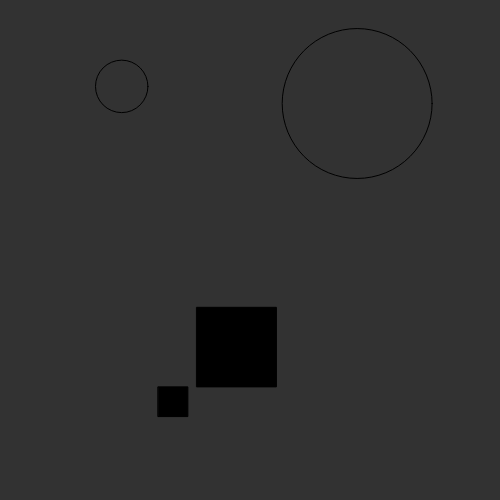
Frame 1 (no input)
Frame 60 (no input): identical to frame 1, image omitted
Frame 120 (the mouse pressed at the canvas centre since frame 60): identical to frame 1, image omitted

The p5.js sketch that drew this single still picture (run headless with seeded random() and noise() and a simulated clock; from frame 60 on, the mouse is pressed at the canvas centre):

// p5.js sketch
// ── sketch.js
// Ray Casting and Ray Marching

let walls = [];
let squares = [];
let circles = [];
let particle;

function setup() 
{
    createCanvas(500, 500);
    // squares.push(new Square(width / 2, height / 2, width));
    // BEGIN Raycasting setup
    // for(let i = 0; i < 5; i++)
    // {
    //     let x1 = random(width);
    //     let y1 = random(height);
    //     let x2 = random(width);
    //     let y2 = random(height);
    //     walls[i] = new Boundary(x1, y1, x2, y2);
    // }
    // END Raycasting setup

    // BEGIN Raymarching setup
    for (let i = 0; i < 2; i ++)
    {
        let xCircle = random(width);
        let yCircle = random(height);
        let radius = random(width / 5);
        let xSquare = random(width);
        let ySquare = random(height);
        let size = random(width / 5);
        circles[i] = new Circle(xCircle, yCircle, radius);
        squares[i] = new Square(xSquare, ySquare, size);
    }
    // END Raymarching setup
    particle = new Particle();
}

function draw()
{
    // BEGIN Draw scene
    background(50);
    for(let circle of circles)
    {
        circle.show();
    }
    for(let square of squares)
    {
        square.show();
    }
    for(let wall of walls)
    {
        wall.show();
    }
    // END Draw scene

    // BEGIN Raymarching draw
    particle.update(mouseX, mouseY);
    particle.show();
    particle.signedDistanceToScene(circles, squares);
    // END Raymarching draw

    // BEGIN Raycasting draw
    // particle.update(mouseX, mouseY);
    // particle.show();
    // particle.look(walls);
    // END Raycasting draw
}
// ── boundary.js
class Boundary
{
    constructor(x1, y1, x2, y2)
    {
        this.a = createVector(x1, y1);
        this.b = createVector(x2, y2);
    }

    show()
    {
        stroke(255);
        line(this.a.x, this.a.y, this.b.x, this.b.y);
    }
}
// ── box.js
class Box
{
    constructor(x, y, size)
    {
        this.topLeft = createVector(x - (size / 2), y + (size / 2));
        this.topRight = createVector(x + (size / 2), y + (size / 2));
        this.botRight = createVector(x + (size / 2), y - (size / 2));
        this.botLeft = createVector(x - (size / 2), y - (size / 2));
    }

    show()
    {
        stroke(255);
        line(this.topLeft.x, this.topLeft.y, this.topRight.x, this.topRight.y);
        line(this.topRight.x, this.topRight.y, this.botRight.x, this.botRight.y);
        line(this.botRight.x, this.botRight.y, this.botLeft.x, this.botLeft.y);
        line(this.botLeft.x, this.botLeft.y, this.topLeft.x, this.topLeft.y);
    }
}
// ── circle.js
class Circle
{
    constructor(x, y, radius)
    {
        this.center = createVector(x, y);
        this.radius = radius;
    }

    show()
    {
        stroke(0);
        fill(0, 0);
        ellipse(this.center.x, this.center.y, this.radius * 2);
    }
}
// ── particle.js
class Particle
{
    constructor()
    {
        this.pos = createVector(width/2, height/2);
        this.rays = [];
        for (let angle = 0; angle < 360; angle += 1)
        {
            this.rays.push(new Ray(this.pos, radians(angle)));
        }
    }

    update(x, y)
    {
        this.pos.x = x;
        this.pos.y = y;
    }

    distance(vector)
    {
        return sqrt(vector.x * vector.x + vector.y * vector.y);
    }

    signedDistToCircle(circle)
    {
        return this.distance(createVector(circle.center.x - this.pos.x, circle.center.y - this.pos.y)) - circle.radius;
    }

    signedDistToSquare(square)
    {
        const offset = createVector(abs(this.pos.x - square.center.x) - square.half, abs(this.pos.y - square.center.y) - square.half);
        // Distance from point outside square to edge (0 if point is inside square)
        const unsignedDist = this.distance(createVector(max(offset.x, 0), max(offset.y, 0)));
        // - Distance from point inside square to edge (0 if point is outside square)
        const distInsideSquare = max(min(offset.x, 0), min(offset.y, 0)); 

        return unsignedDist + distInsideSquare;
    }

    signedDistanceToScene(circles, squares)
    {
        let distanceToScene = Infinity;
        for(let circle of circles)
        {
            const distToCircle = this.signedDistToCircle(circle);
            distanceToScene = min(distToCircle, distanceToScene);
        }

        for(let square of squares)
        {
            const distToSquare = this.signedDistToSquare(square);
            distanceToScene = min(distToSquare, distanceToScene);
        }
        console.log(distanceToScene);

        stroke(255, 100);
        fill(0);
        ellipse(this.pos.x, this.pos.y, distanceToScene * 2);
    }

    look(walls)
    {
        for(let ray of this.rays)
        {
            let closest = null;
            let record = Infinity;
            for(let wall of walls)
            {
                const {point, distance} = ray.cast(wall);
                if(point)
                {
                    if(distance < record)
                    {
                        record = distance;
                        closest = point;
                    }
                }
            }
            if(closest)
            {
                stroke(255, 100);
                line(this.pos.x, this.pos.y, closest.x, closest.y);
            }
        }
    }

    show()
    {
        // fill(255);
        // ellipse(this.pos.x, this.pos.y, 4);
        // for(let ray of this.rays)
        // {
        //     ray.show();
        // }
    }
}
// ── ray.js
class Ray
{
    constructor(pos, angle)
    {
        this.pos = pos;
        this.dir = p5.Vector.fromAngle(angle);
    }

    lookAt(x, y)
    {
        this.dir.x = x - this.pos.x;
        this.dir.y = y - this.pos.y;
        this.dir.normalize();
    }
    
    show()
    {
        stroke(255);
        push();
        translate(this.pos.x, this.pos.y);
        line(0, 0, this.dir.x * 10, this.dir.y * 10);
        pop();
    }

    cast(wall)
    {
        const x1 = wall.a.x;
        const y1 = wall.a.y;
        const x2 = wall.b.x;
        const y2 = wall.b.y;

        const x3 = this.pos.x;
        const y3 = this.pos.y;
        const x4 = this.pos.x + this.dir.x;
        const y4 = this.pos.y + this.dir.y;

        const den = (x1 - x2) * (y3 - y4) - (y1 - y2) * (x3 - x4);
        if(den == 0)
        {
            return {point: undefined, distance: undefined};
        }

        const intersect = ((x1 - x3) * (y3 - y4) - (y1 - y3) * (x3 - x4)) / den;
        const distance = -((x1 - x2) * (y1 - y3) - (y1 - y2) * (x1 - x3)) / den;

        if(intersect > 0 && intersect < 1 && distance > 0)
        {
            const point = createVector();
            point.x = x1 + intersect * (x2 - x1);
            point.y = y1 + intersect * (y2 - y1);
            return {point: point, distance: distance};
        } 
        else
        {
            return {point: undefined, distance: undefined};
        }
    }
}
// ── square.js
class Square
{
    constructor(x, y, size)
    {
        this.center = createVector(x, y);
        this.size = size;
    }

    show()
    {
        stroke(0);
        fill(0);
        // Allows for drawing the square relative to the center instead of the corner
        square(this.center.x - (this.size / 2), this.center.y - (this.size / 2), this.size);
    }
}
